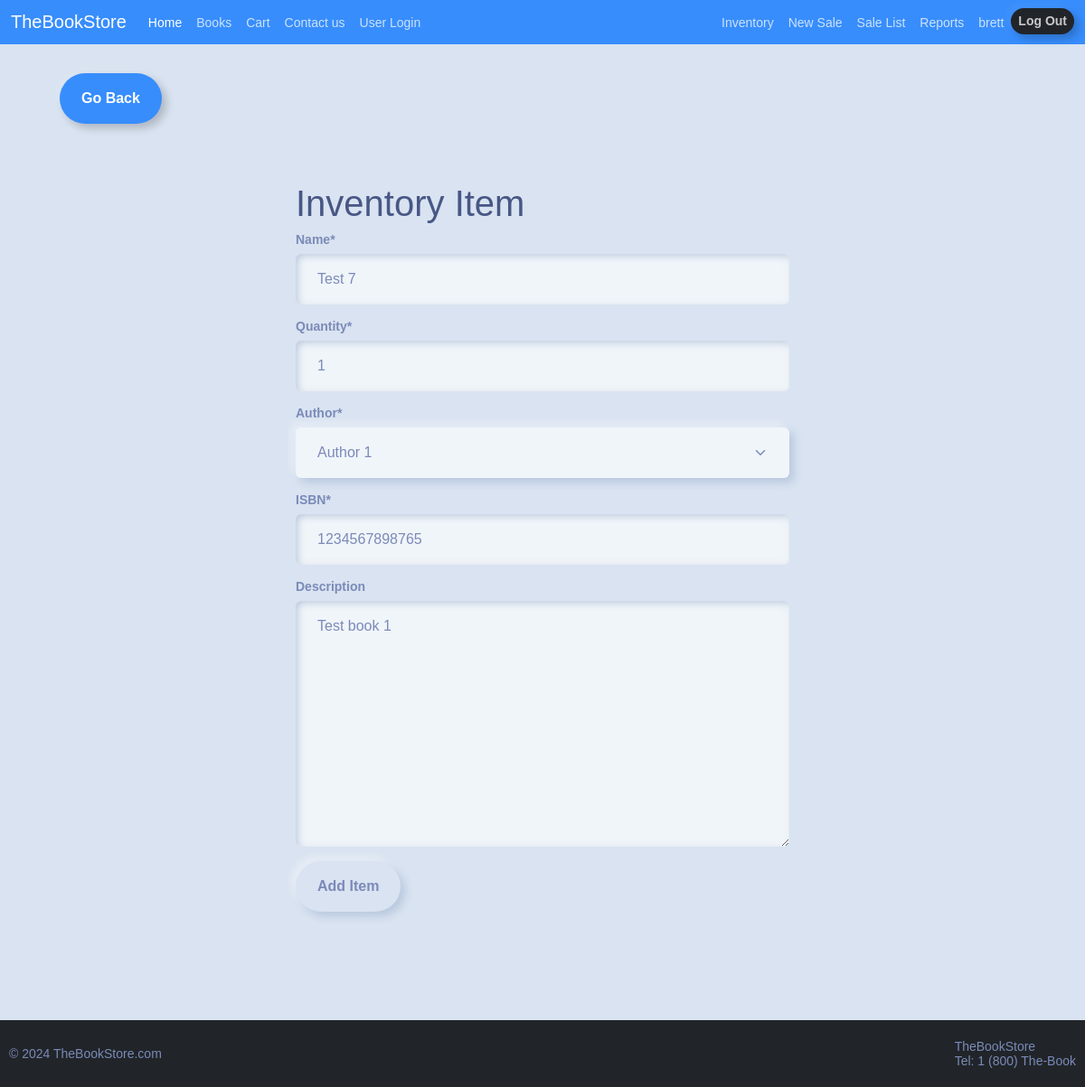
Screenshot of /edit-item/1 (signed in) with the database file from the repository.
### inventory/models.py (models this page shows, shortened)
class InventoryItem(models.Model):
	name = models.CharField(max_length=200)
	quantity = models.IntegerField()
	author = models.ForeignKey('Author', on_delete=models.SET_NULL, blank=True, null=True)
	ISBN = models.CharField(max_length=13, unique=True, validators=[MinLengthValidator(13)])
	date_created = models.DateTimeField(auto_now_add=True)
	user = models.ForeignKey(User, on_delete=models.CASCADE) #if user deleted, all their invtoryitems are deleted
	threshold = models.IntegerField(default=1)
	reordered = models.BooleanField(default=False)
	description = models.TextField(blank=True, null=True)

class Author(models.Model):
	name = models.CharField(max_length=200)
	class Meta:
		verbose_name_plural = 'authors'
	def __str__(self):
		return self.name

### inventory/views.py (the view)
# urls.py: path('edit-item/<int:pk>', EditItem.as_view(), name='edit-item'), #<int:pk> lets it know we need an int as primarykey
class EditItem(LoginRequiredMixin, UpdateView):
	model = InventoryItem
	form_class = InventoryItemForm
	template_name = 'inventory/item_form.html'
	success_url = reverse_lazy('dashboard')

### inventory/forms.py
class InventoryItemForm(forms.ModelForm):
	author = forms.ModelChoiceField(queryset=Author.objects.all(), initial=0)
	class Meta:
		model = InventoryItem
		fields = ['name', 'quantity', 'author', 'ISBN', 'description']
		widgets = {
			'ISBN': forms.TextInput(attrs={'maxlength': 13, 'minlength': 13}),
		}
		error_messages = {
			'ISBN': {
				'unique': "An item with this ISBN already exists.",
				'min_length': "The ISBN must be exactly 13 characters long.",
			},
		}

### inventory/templates/inventory/item_form.html (shortened to what this page needs)
{% extends 'inventory/base.html' %}
{% load crispy_forms_tags %}
{% block content %}
<div class="container mt-3 overflow-auto" style="max-height: 80vh; padding-bottom: 2rem;">
	<a href="{% url 'dashboard' %}" class="btn btn-outline-primary my-3 mx-4">Go Back</a>
	<div class="row">
		<div class="col-11 col-md-6 mx-auto mt-5">
			<h1>Inventory Item</h1>
			<form method="POST">
				{{ form|crispy }}
				<div class="mt-3">
					<button class="btn btn-primary">Add Item</button>
				</div>
			</form>
		</div>
	</div>
</div>
{% endblock content %}

### inventory/templates/inventory/navigation.html (shortened to what this page needs)
<nav class="navbar navbar-expand-lg bg-primary nav-bar" data-bs-theme="dark">
	<div class="container-fluid">
		<a class="navbar-brand" href="/">TheBookStore</a>
		<div class="collapse navbar-collapse" id="navbarColor01">
			<ul class="navbar-nav me-auto">
				<li class="nav-item">
					<a class="nav-link active" href="/">Home
					</a>
				</li>
				<li class="nav-item">
					<a class="nav-link" href="{% url 'book_list' %}">Books</a>
				</li>
				<li class="nav-item">
					<a class="nav-link" href="{% url 'cart' %}">Cart</a>
				</li>
				<li class="nav-item">
					<a class="nav-link" href="{% url 'Contact_us' %}">Contact us</a>
				</li>
				<li class="nav-item">
					<a class="nav-link" href="{% url 'user_login' %}">User Login</a>
				</li>
			</ul>
			<ul class="navbar-nav">
				{% if user.is_authenticated %}
					<li class="nav-item">
						<a class="nav-link" href="{% url 'dashboard' %}">Inventory</a>
					</li>
					<li class="nav-item">
						<a class="nav-link" href="{% url 'sale_add' %}">New Sale</a>
					</li>
					<li class="nav-item">
						<a class="nav-link" href="{% url 'sale_list' %}">Sale List</a>
					</li>
					<li class="nav-item">
    					<a class="nav-link" href="{% url 'report' %}">Reports</a>
    				</li>
    				<li class="nav-item">
						<a class="nav-link" href="{% url 'dashboard' %}">{{ user.username }}</a>
					</li>
					<form action="{% url 'logout' %}" method="post">
						<button class="btn btn-sm">Log Out</button>
					</form>
				{% else %}
				<li class="nav-item">
					<a class="nav-link me-2" href="{% url 'emp_login' %}">Employee Log In</a>
				</li>
				{% endif %}
			</ul>
		</div>
	</div>
</nav>

### inventory/static/css/style.css (style rules this page uses)
body { font: 14px "Lucida Grande", Helvetica, Arial, sans-serif; width: 100vw; height: 100vh; }
a { color: #00B7FF; }
.nav-bar { width: 100vw; }

### rows the page displays
InventoryItem: name "Test 7", quantity "1", author "Author 1", ISBN "1234567898765", description "Test book 1"

### other values shown
{{ user.username }} "brett"
